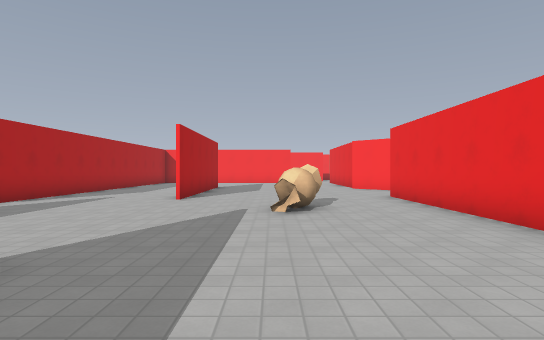
view 1 (above)

16 first-person views from a walk through a Godot game level. The camera is 1.4 m above the floor, looks level and sees 80° across. Doors that lead somewhere are drawn open, without their leaves. The floor is counted in squares, 1.8 m on a side. Each view is taken from the middle of a square. On the plan, view 1 faces up. The plan holds only what a view shows up to about 11 squares ahead; the rest is blank. The place goes on beyond the plan. Characters and animated objects are not drawn. Surface patterns are stand-ins for the level's own textures.

view 2
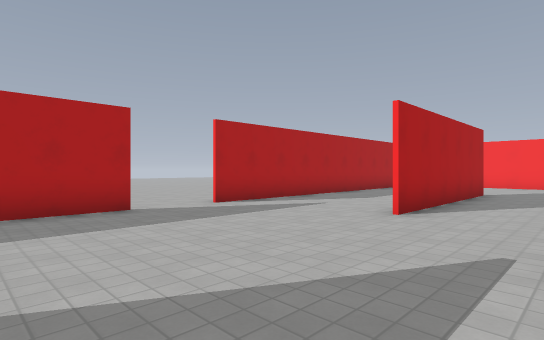

view 3
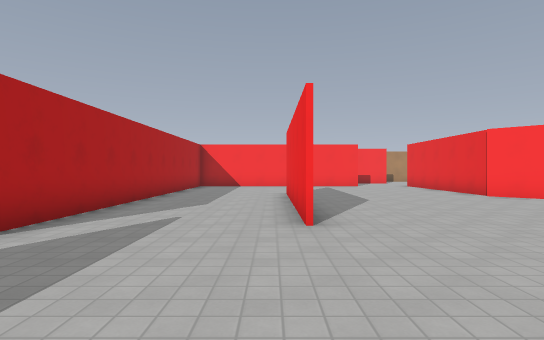

view 4
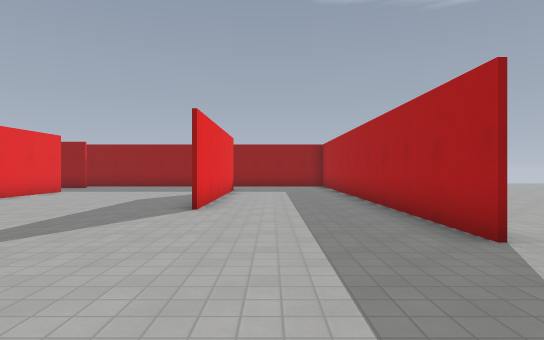

view 5
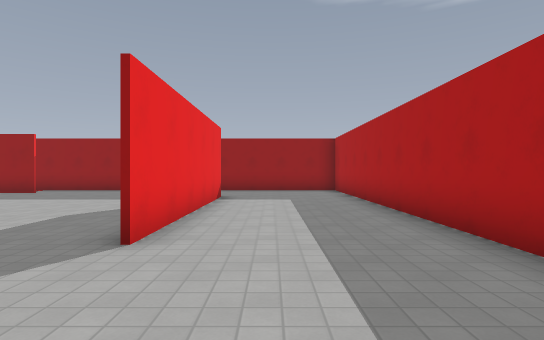

view 6
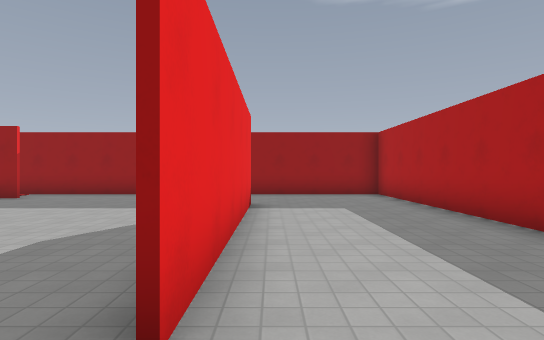

view 7
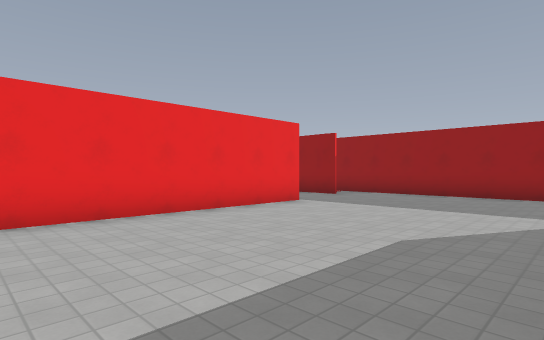

view 8
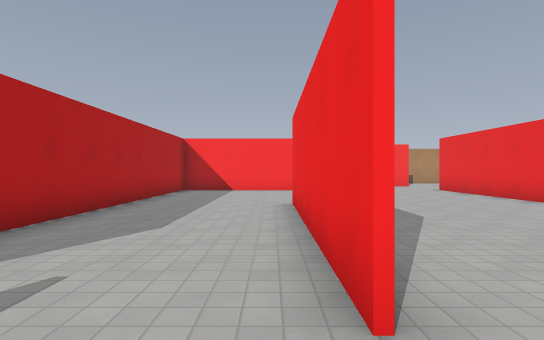

view 9
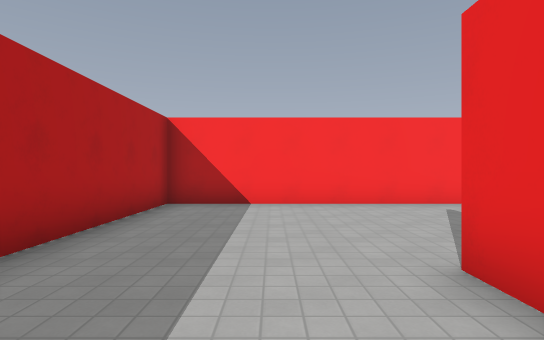

view 10
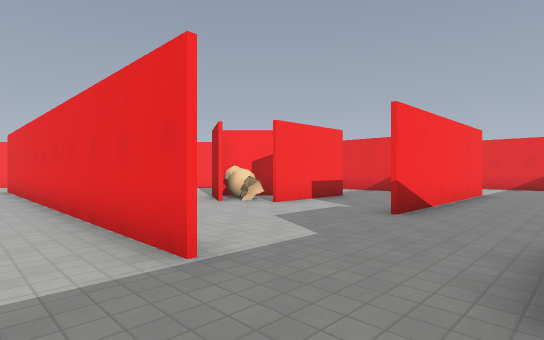

view 11
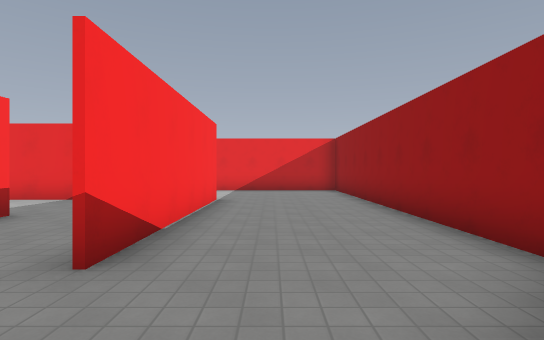

view 12
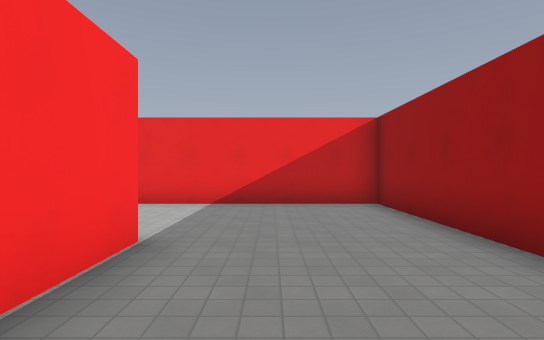

view 13
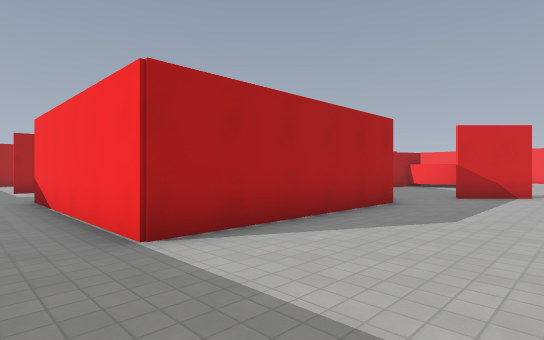

view 14
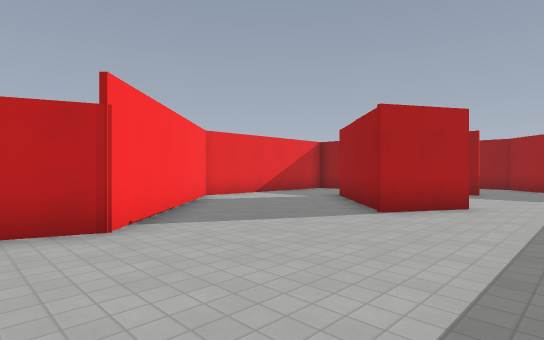

view 15
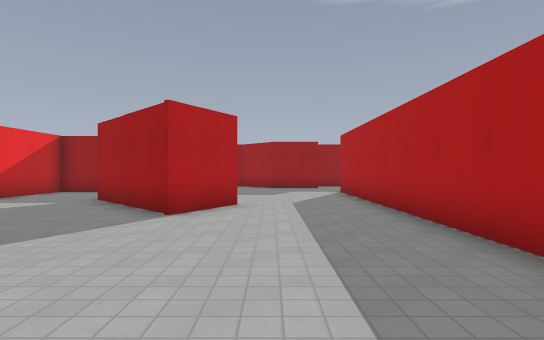

view 16
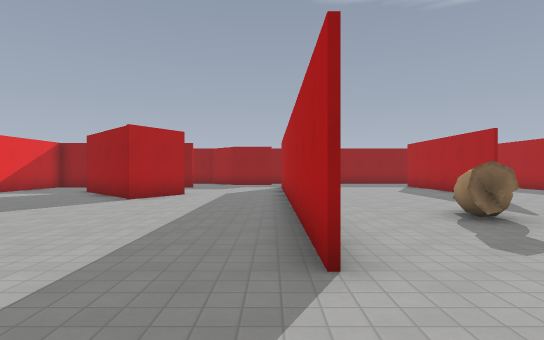

### Floor plan
Ten units are one square. View 1 is at (0, 0); x grows to the right and y downward. Boxes are objects, and circles mark ways between rooms. Rooms are numbered by the first view taken in them; rooms with no view inside come last. Other rooms are left out.
<svg viewBox="-70 -200 250 269">
<path fill="none" stroke="#000" d="M5 -75 7 -70 12 -72M9 -65 6 -62M-25 -85 -25 -146M-24 -17 -24 -10M-64 -56 -64 64 51 64M-24 -145 -24 -85M43 -126 33 -136M35 -137 35 -180M-25 33 -25 -27M35 25 35 -95M4 -195 -64 -195 -64 -75M5 -57 3 -63 -1 -60M40 49 52 49M36 -15 36 25M136 -36 136 25 75 25M158 -72 144 -58M79 64 175 64 175 50M68 -17 77 -34 106 -5 75 -5M36 -96 36 -15M135 20 135 -34 93 -76 97 -86M75 -11 75 -21"/>
<circle cx="40" cy="35" r="3" fill="#2a7"/>
<circle cx="45" cy="-105" r="3" fill="#2a7"/>
<circle cx="70" cy="35" r="3" fill="#2a7"/>
<circle cx="65" cy="-5" r="3" fill="#2a7"/>
<text x="-10" y="-70">1</text>
<text x="50" y="20">2</text>
<text x="150" y="10">3</text>
<text x="80" y="-40">4</text>
</svg>
Room 1 opens to room 2. Room 1 opens to room 4. Room 2 opens to room 3. Room 2 opens to room 4.

Where each view was taken, in squares from view 1:
view 1: 0 up, 0 right, facing up
view 2: 3 up, 0 right, facing up-left
view 3: 4 up, 3 left, facing up
view 4: 9 up, 4 left, facing down
view 5: 6 up, 4 left, facing down
view 6: 4 up, 3 left, facing down
view 7: 4 up, 2 left, facing down-right
view 8: 7 up, 3 left, facing up
view 9: 12 up, 4 left, facing up
view 10: 5 down, 2 right, facing up-right
view 11: 4 down, 5 right, facing right
view 12: 4 down, 10 right, facing right
view 13: 4 down, 17 right, facing up-left
view 14: 9 up, 5 right, facing down-right
view 15: 9 up, 6 right, facing down
view 16: 12 up, 4 right, facing down
